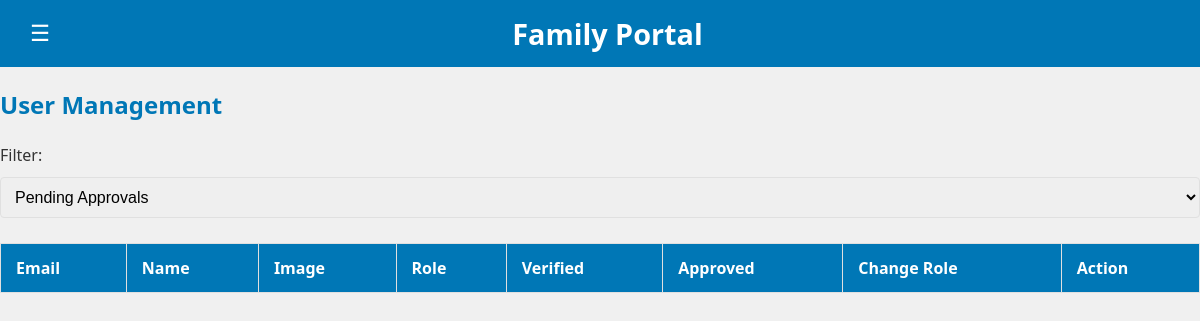
Before: /admin?filter=pending (signed in) with the older database file.
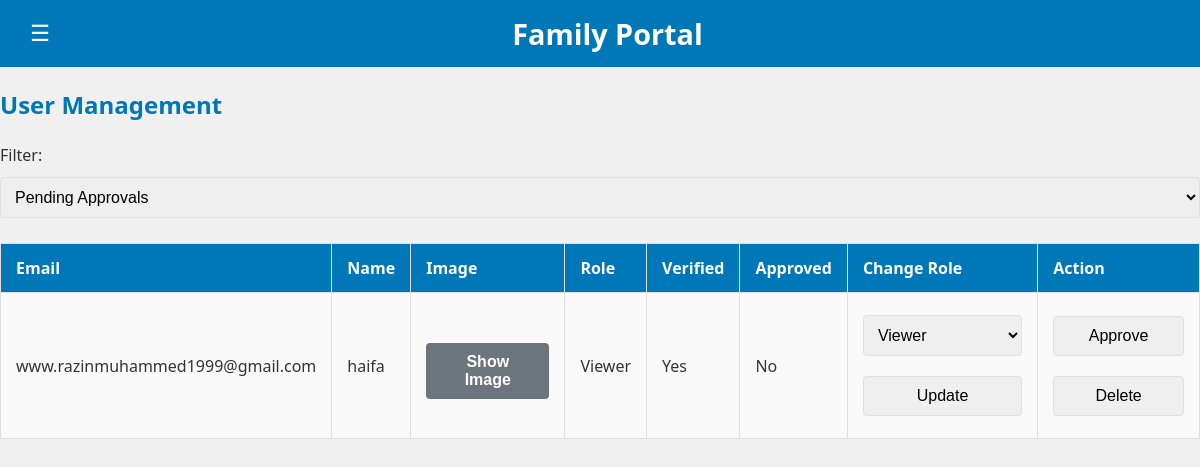
After: the same page with the newer database file.
### tables this page shows
CREATE TABLE users (
    id INTEGER PRIMARY KEY AUTOINCREMENT,
    email TEXT UNIQUE,
    name TEXT,
    selfie_path TEXT,
    role TEXT,
    is_verified INTEGER,
    is_approved INTEGER
);

### app.py (the view, shortened to what this page needs)
@app.route("/admin", methods=["GET", "POST"])
@login_required
@role_required("Admin")
def admin():
    db = get_db()
    filter_value = request.args.get("filter", "all")
    if filter_value == "pending":
        users = db.execute("""
            SELECT * FROM users
            WHERE name IS NOT NULL AND is_approved = 0
            ORDER BY email
        """).fetchall()
    elif filter_value == "approved":
        users = db.execute("""
            SELECT * FROM users
            WHERE name IS NOT NULL AND is_approved = 1
            ORDER BY email
        """).fetchall()
    else:
        users = db.execute("""
            SELECT * FROM users
            WHERE name IS NOT NULL
            ORDER BY is_approved DESC, role, email
        """).fetchall()
    return render_template(
        "single_page.html",
        mode="admin",
        users=users,
        user=current_user
    )

### app.py (called while the page is built)
@app.before_request
def make_session_permanent():
    session.permanent = True
    app.permanent_session_lifetime = timedelta(days=15)

@login_manager.user_loader
def load_user(user_id):
    db = get_db()
    user = db.execute("SELECT * FROM users WHERE id=?", (user_id,)).fetchone()
    return User(user) if user else None

def role_required(*roles):
    def decorator(f):
        @wraps(f)
        def decorated_function(*args, **kwargs):
            if current_user.role not in roles:
                flash("Access denied.")
                return redirect(url_for("tree"))
            return f(*args, **kwargs)
        return decorated_function
    return decorator

@app.context_processor
def inject_filter_value():
    return {
        "current_filter": request.args.get("filter", "all")
    }

### templates/single_page.html (shortened to what this page needs)
<!DOCTYPE html>
<html lang="en">
<head>
</head>
<body>
 <header class="site-header">
  {% if mode != "login" %}
    <button id="menuBtn" class="menu-btn">☰</button>
  {% else %}
    <span class="menu-placeholder"></span>
  {% endif %}
<span class="site-title {% if mode == 'admin' %}shift-right{% endif %}">
  Family Portal
</span>
  {% if mode != "login" %}
    <span class="menu-placeholder"></span>
  {% else %}
    <span class="menu-placeholder"></span>
  {% endif %}
</header>
  {% if mode == 'admin' %}
    <h2>User Management</h2>
    <form method="get">
      <label>Filter:</label>
      <select name="filter" onchange="this.form.submit()">
        <option value="pending" {% if current_filter == 'pending' %}selected{% endif %}>Pending Approvals</option>
      </select>
    </form>
<div class="table-responsive">
    <table border="1" cellpadding="5" cellspacing="0" style="border-collapse: collapse; width: 100%; margin-top: 15px;">
      <tr>
        <th>Email</th>
        <th>Name</th>
        <th>Image</th>
        <th>Role</th>
        <th>Verified</th>
        <th>Approved</th>
        <th>Change Role</th>
        <th>Action</th>
      </tr>
      {% for user in users %}
      <tr>
        <td>{{ user.email }}</td>
        <td>{{ user.name }}</td>
        <td>
          {% if user.selfie_path %}
            <button
              type="button"
              class="btn btn-secondary"
              onclick="showOverlay('{{ url_for('selfies', filename=user.selfie_path.split('/')[-1]) }}', '{{ user.email }}')"
            >
              Show Image
            </button>
          {% else %}
            <p>No photo uploaded.</p>
          {% endif %}
        </td>
        <td>{{ user.role }}</td>
        <td>{{ 'Yes' if user.is_verified else 'No' }}</td>
        <td>{{ 'Yes' if user.is_approved else 'No' }}</td>
        <td>
          <form method="post" style="display:inline;">
            <select name="role">
              <option value="Viewer" {% if user.role == 'Viewer' %}selected{% endif %}>Viewer</option>
            </select>
            <button type="submit" name="action" value="update_role">Update</button>
          </form>
        </td>
        <td>
          {% if user.email != SUPER_ADMIN_EMAIL and user.email != "razinmuhammed1999@gmail.com" %}
            {% if current_filter == 'pending' %}
              <form method="post" style="display:inline;">
                <button type="submit" name="action" value="approve">Approve</button>
              </form>
            {% endif %}
            <form method="post" style="display:inline;">
              <button type="submit" name="action" value="delete">Delete</button>
            </form>
          {% else %}
            Protected
          {% endif %}
        </td>
      </tr>
      {% endfor %}
    </table>
    </div>
  {% endif %}
</body>
</html>

### templates/single_page.html (style rules this page uses)
html, body { margin: 0; padding: 0; }
html { font-size: 16px; }
:root { --primary: #0077b6; --primary-dark: #005f91; --secondary: #6c757d; --secondary-dark: #545b62; --warning: #f39c12; --warning-dark: #d78b0d; --background: #f4f6f9; --white: #ffffff; --text: #333333; --light-border: #e0e0e0; --light-grey: #f9f9f9; }
* { box-sizing: border-box; }
body { margin: 0; background: #f0f0f0; font-family: 'Segoe UI', sans-serif; color: var(--text); line-height: 1.5; }
header, h1, h2, h3, h4 { color: var(--primary); margin: 0 0 20px; }
.site-header { display: flex; justify-content: space-between; align-items: center; background: var(--primary); color: var(--white); padding: 12px 16px; width: 100%; }
.menu-btn { background: none; border: none; color: var(--white); cursor: pointer; font-size: 1.4rem; width: 48px; height: 24px; display: inline-flex; align-items: center; justify-content: center; margin: 0; }
.site-title { flex: none; text-align: center; font-size: 1.8rem; font-weight: bold; }
.menu-placeholder { display: inline-block; width: 48px; height: 24px; }
.btn { display: inline-block; padding: 10px 20px; margin: 10px 5px 0 0; border: none; border-radius: 4px; text-decoration: none; font-weight: 600; cursor: pointer; transition: background 0.3s ease, color 0.3s ease; }
.btn-secondary { background: var(--secondary); color: var(--white); }
input, select, button { font-size: 1rem; padding: 10px; margin: 10px 0; border: 1px solid var(--light-border); border-radius: 4px; width: 100%; }
table { width: 100%; border-collapse: collapse; margin-top: 20px; }
table th, table td { border: 1px solid var(--light-border); padding: 12px 15px; text-align: left; }
table th { background: var(--primary); color: var(--white); }
table tr:nth-child(even) { background: var(--light-grey); }
.shift-right { margin-left: 15px; }

Changed rows visible on the page:
added users: email "www.razinmuhammed1999@gmail.com", name "haifa", role "Viewer", is_verified "Yes", is_approved "No"
